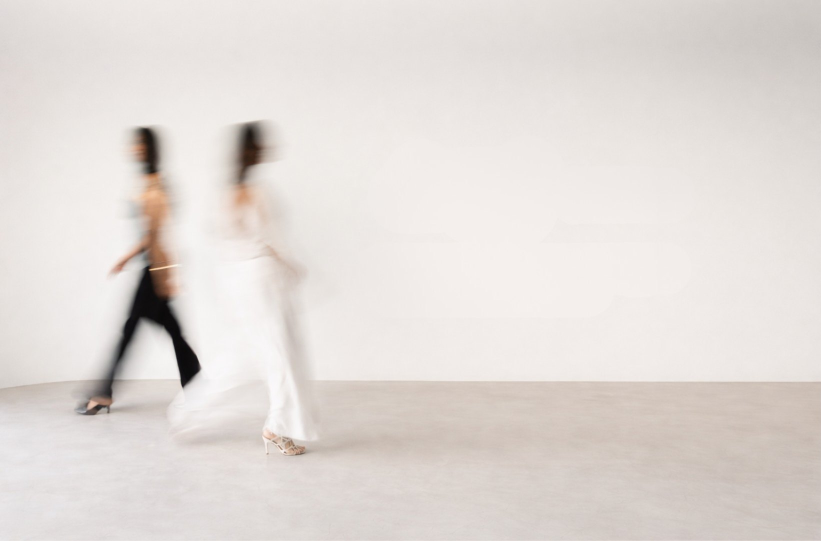
#> input picture assets/hero-socias.jpg, 1641 x 1082 px (shown at 1/2 size)
$ python build_seo.py
#> lines starting #> are read from the running program, lines starting #| are printed output that depends on the picture
"""
Gera o que faz as URLs do site funcionarem bem quando ele vai ao ar:

  • assets/og/*.jpg      imagens 1200x630 de pré-visualização (WhatsApp, Instagram, Facebook…) — Home + 1 por projeto
  • <head> da Home       título, descrição, endereço canônico e tags de compartilhamento (entre <!-- SEO:START/END -->)
  • 404.html             página de "não encontrada" com a cara do site (usa <base> para funcionar em qualquer caminho)
  • link/  contato/  wpp/  endereços curtos que redirecionam (ver ALIASES em site_config.py)
  • robots.txt           "liberado" ou "bloqueado" conforme INDEXAR em site_config.py
  • sitemap.xml          lista das páginas (só faz sentido com INDEXAR = True; é gerado sempre)
  • .nojekyll            avisa o GitHub Pages para publicar os arquivos como estão

Rodar:  python tools/build_seo.py     (o  python tools/build_site.py  já chama este script)
"""
import html, os, re, shutil, sys
sys.path.insert(0, os.path.dirname(__file__))
from PIL import Image
from projects_data import PROJECTS
from site_config import (ALIASES, INDEXAR, LINKS_PAGE, SITE_DESC, SITE_DIR, SITE_NAME, SITE_TITLE, SITE_URL, WHATSAPP_URL)
import seo

HERE = SITE_DIR
esc = html.escape
OG_W, OG_H = 1200, 630

# [4 lines left out: function w, not called in this run]

# ---------------------------------------------------------------------------
# 1) imagens de pré-visualização 1200x630
# ---------------------------------------------------------------------------
def og_image(src, dst, pos=(0.5, 0.5)):
#> called with src = 'assets/hero-socias.jpg', dst = 'assets/og/home.jpg', pos = (0.5, 0.42)
    im = Image.open(os.path.join(HERE, src)).convert("RGB")
#> im is the input picture: PIL image 1641x1082 RGB; mean R, G, B 225.6, 219.4, 215.4
    s = max(OG_W / im.width, OG_H / im.height)
#> s = 0.731
    im = im.resize((round(im.width * s) + 1, round(im.height * s) + 1), Image.LANCZOS)
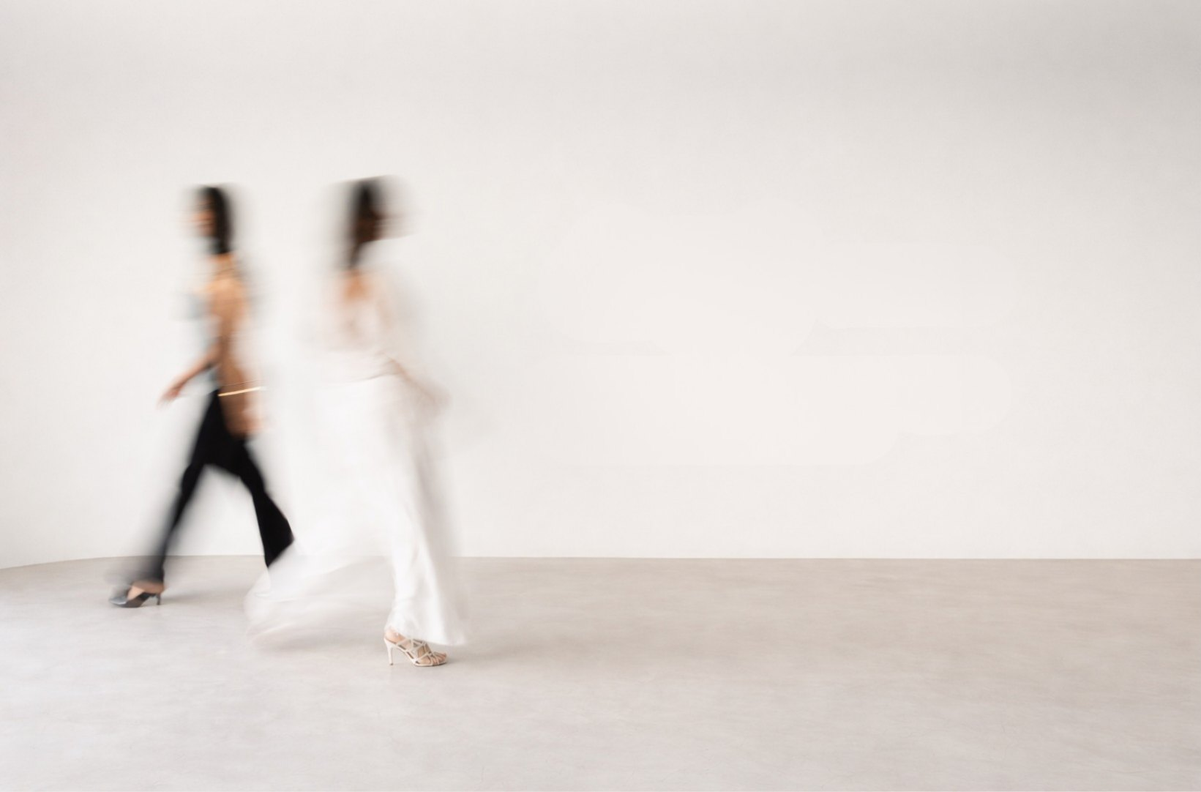
#> im: PIL image 1201x792 RGB; mean R, G, B 225.6, 219.4, 215.4
    x = round((im.width - OG_W) * pos[0]); y = round((im.height - OG_H) * pos[1])
#> after `x = round((im.width - OG_W) * pos[0])`: x = 0
#> after `y = round((im.height - OG_H) * pos[1])`: y = 68
    out = os.path.join(HERE, dst); os.makedirs(os.path.dirname(out), exist_ok=True)
    im.crop((x, y, x + OG_W, y + OG_H)).save(out, "JPEG", quality=84, optimize=True, progressive=True)
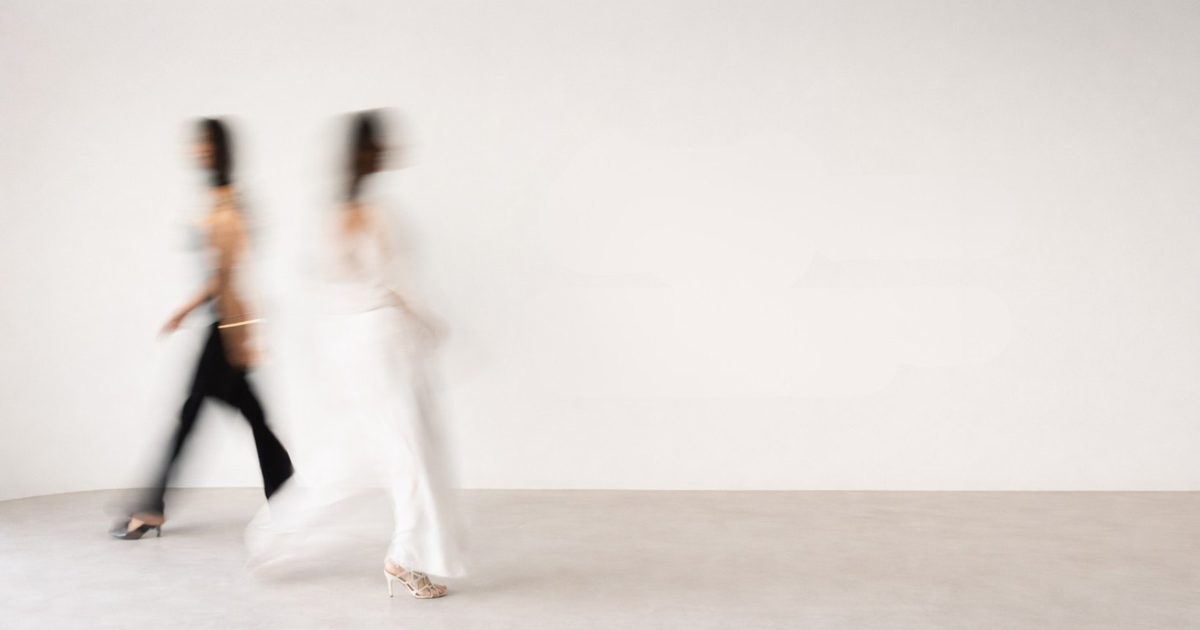
#> saved as home.jpg: PIL image 1200x630 RGB; mean R, G, B 226.7, 220.4, 216.2

def make_og():
    og_image("assets/hero-socias.jpg", "assets/og/home.jpg", (0.5, 0.42))
    for p in PROJECTS:
        py = int(p["cover_pos"].split()[1].rstrip("%")) / 100
        og_image(f"assets/projetos/{p['slug']}/01.webp", f"assets/og/{p['slug']}.jpg", (0.5, py))

# ---------------------------------------------------------------------------
# 2) <head> da Home (bloco entre marcadores)
# ---------------------------------------------------------------------------
# [101 lines left out: functions patch_home_head, page404, aliases, robots_sitemap, not called in this run]

def run():
    make_og(); patch_home_head(); page404(); aliases(); robots_sitemap()
    print(f"SEO/URLs: {'INDEXAÇÃO LIBERADA' if INDEXAR else 'noindex (fase de testes)'} | endereço base {SITE_URL} | 404, aliases {list(ALIASES)}, robots, sitemap, og gerados.")

if __name__ == "__main__":
#> (the run stopped early here; a loop or call above may not have finished)

$ run again, with assets/sobre-nos.jpg copied over assets/hero-socias.jpg
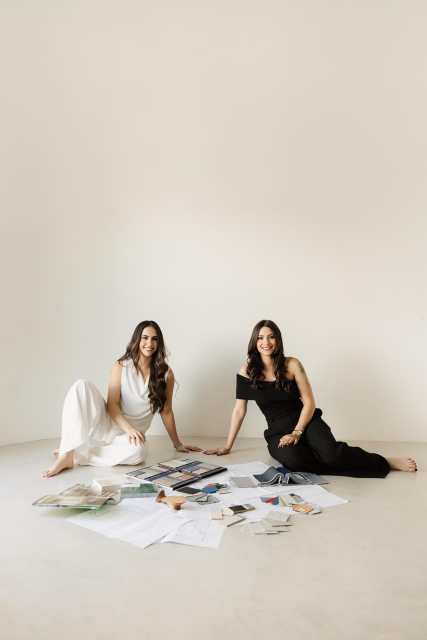
#> input picture assets/sobre-nos.jpg, 854 x 1280 px (shown at 1/2 size)
#> in og_image, im is the input picture: PIL image 854x1280 RGB; mean R, G, B 208, 200.8, 190.2
#> im: PIL image 1201x1800 RGB
#> in og_image, `im.crop((x, y, x + OG_W, y + OG_H)).save(out, "JPEG", quality=84, opti..`:
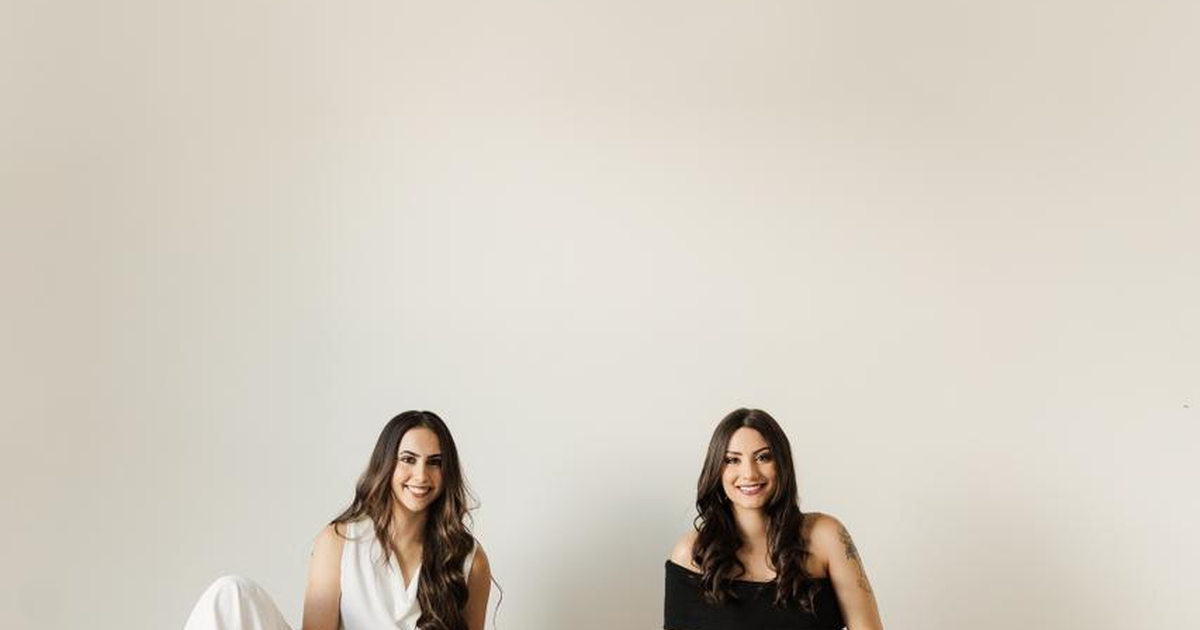
#> saved as home.jpg: PIL image 1200x630 RGB; mean R, G, B 212, 205.3, 194.3
